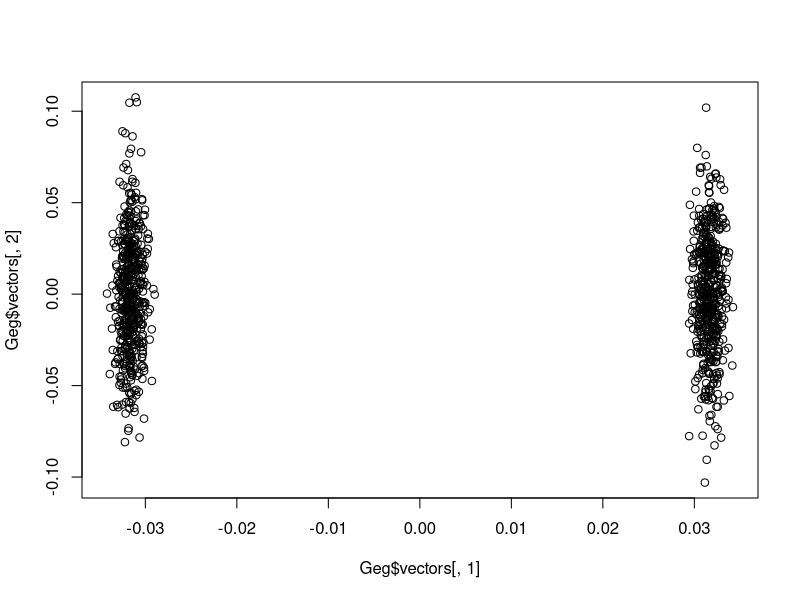

Recreate this plot in R. (Note: this script raises an error after producing the figure.)
library(MASS)
N=1000 #sample size
M=2000 #SNP
X=matrix(0, N, M) #SNP matrix

#simulating snp
for(i in 1:M) {
  p1=runif(1, 0.1, 0.9)
  p2=1-p1
  X[1:(N/2),i]=rbinom(N/2, 2, p1)
  X[(N/2+1):N,i]=rbinom(N/2, 2, p2)
}

#conventional PCA
sX=scale(X)
G=sX%*%t(sX)
Geg=eigen(G)
plot(Geg$vectors[,1], Geg$vectors[,2])


#quick pca
dm=30
sg=matrix(0,dm,dm)
diag(sg)=1
R=mvrnorm(M, rep(0, dm), Sigma=sg)
xt=sX%*%R
ss=apply(xt^2, 2, sum)
Y=matrix(0, nrow(xt), ncol(xt))
for(i in 1:length(ss)) {
  Y[,i]=xt[,i]/ss[i]
}

XtX=sX%*%t(sX)

maxiter=10
for(it in 1:maxiter) {
  xxt=XtX%*%Y
  ss1=apply(xxt^2, 2, sum)
  
  for(i in 1:length(ss1)) {
    Y[,i]=xxt[,i]/ss1[i]
  }
}

QR=qr.default(Y1)
B=t(QR$qr)%*%sX
S=B%*%t(B)

eg=eigen(S)

U=QR$qr %*% eg$vectors
D=sqrt(eg$values/(N-1))  
P=U*D

par(mfrow = c(1,2))
plot(main="PCA", xlab="eVec 1", ylab="eVec 2", Geg$vectors[,1], Geg$vectors[,2])
plot(main="Quick PCA", xlab="eVec 1", ylab="eVec 2", U[,1], U[,2])

